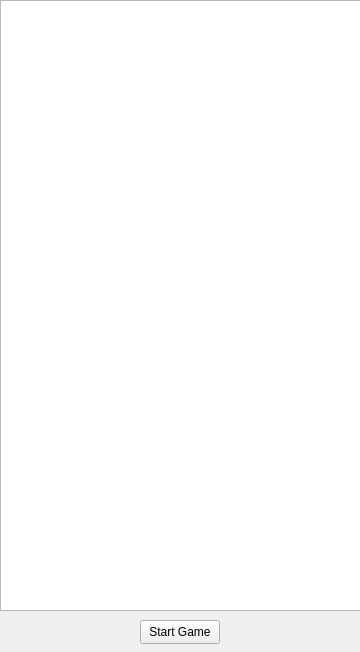
<?xml version="1.0" encoding="UTF-8"?>
<ui version="4.0">
 <class>Widget</class>
 <widget class="QWidget" name="Widget">
  <property name="geometry">
   <rect>
    <x>0</x>
    <y>0</y>
    <width>360</width>
    <height>652</height>
   </rect>
  </property>
  <property name="windowTitle">
   <string>Widget</string>
  </property>
  <widget class="QGraphicsView" name="graphicsView">
   <property name="geometry">
    <rect>
     <x>0</x>
     <y>0</y>
     <width>361</width>
     <height>611</height>
    </rect>
   </property>
  </widget>
  <widget class="QPushButton" name="startButton">
   <property name="geometry">
    <rect>
     <x>140</x>
     <y>620</y>
     <width>80</width>
     <height>24</height>
    </rect>
   </property>
   <property name="text">
    <string>Start Game</string>
   </property>
  </widget>
 </widget>
 <resources/>
 <connections/>
</ui>
